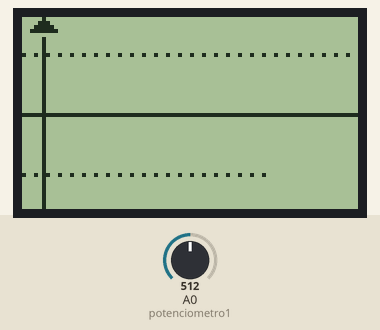
A sketch run on a simulated Arduino Uno, built with avr-gcc and run on an emulated ATmega328P. Parts: 84×48 one-colour display. The test bench sets the inputs (shaded band); at power-on: A0 (potenciometro1) = 512.

Above: at 7.2 s.
7.3 s: A0 (potenciometro1) set to 716
At 13.91 s:
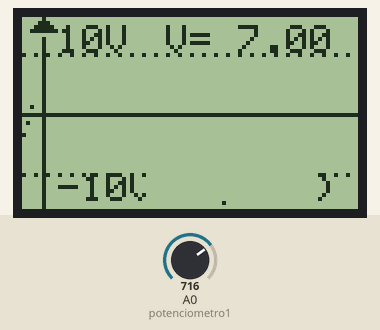
15.2 s: A0 (potenciometro1) set to 900
At 20.28 s:
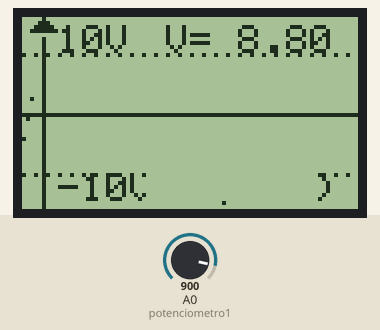
22.3 s: A0 (potenciometro1) set to 1023
At 26.65 s:
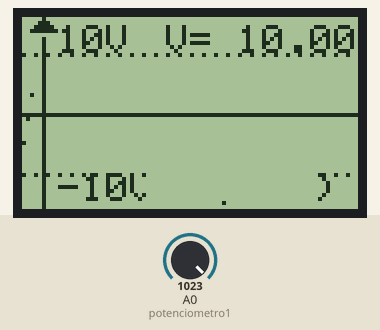

The sketch:

asignacion-1-2.ino
```cpp
#include<Adafruit_GFX.h>

#include <Adafruit_PCD8544.h>

#include <SPI.h>

#include<math.h>


const int potenciometro1 = A0;
const int potenciometro2 = A1;
float numero[] = {1,2,23,45,5,56,4,65};
float y;
float a;
float z;
int multi=1;
// pin 7 - Serial clock out (SCLK)
// pin 6 - Serial data out (DIN)
// pin 5 - Data/Command select (D/C)
// pin 4 - LCD chip select (CS)
// pin 3 - LCD reset (RST)
Adafruit_PCD8544 display = Adafruit_PCD8544(13, 12, 11, 10, 9); // LCD Declaration

 /*void drawDottedLine(){

          }
        }
*/


void setup()
 {
  Serial.begin(9600);
   display.begin();
   display.clearDisplay();
   display.display();
   display.setContrast(50);


 }

void loop()
 {
      int valor;
      float voltaje;

      valor = analogRead(potenciometro1);

      voltaje = valor/1023.0;

  //Dibuja la linea horizontal
  display.drawLine(0, 24, 84, 24, BLACK);
  display.display();
  //Dibuja la linea Vertical
  display.drawLine(5, 5, 5, 48, BLACK);
  display.display();
  //Dibuja la flecha al final
 display.fillTriangle(2,3,5,0,8,3,BLACK);
 display.display();
 //Se genera la linea punteada superior
     y = 9;

          for(int i=0; i<84; i+=3){
            display.drawPixel(i,y, BLACK);
            display.display();
          }

//Se genera la linea punteada inferior
     y = 39;

          for(int i=0; i<84; i+=3){
            display.drawPixel(i,y, BLACK);
            display.display();
          }

       //10V
display.setCursor(9,2);
display.setTextSize(1);
display.print("10V");
display.display();
//-10V
display.setCursor(9,39);
display.setTextSize(1);
display.print("-10V");
display.display();
//Voltaje actual
display.setCursor(36,2);
display.setTextSize(1);
String auxstring=(String)"V= "+10*voltaje;
display.print(auxstring);
display.display();


if(voltaje>0.25 && voltaje<0.5)
  multi=2;
else if(voltaje>0.5 && voltaje<0.75)
  multi=3;
else if(voltaje>0.75 && voltaje<1)
  multi=4;


 //Se genera la funcion seno se tiene que ajustar a los desplazamientos de los ejes
 for (int i=0; i<68; i++)

       {
          y=i*0.1;
          z = 15*voltaje*sin(multi*y-0.5-M_PI)+24;
          display.drawPixel(i, z, BLACK);
          display.display();

          //El codigo para borrar el numero
          display.fillRect(31,39,43,7,WHITE);
          display.display();


          //El codigo para mostrar el numero

          //Imprimir la (
          display.setCursor(31,39);
          display.print("(");
          display.display();
          int aux= i;
          //Imprimir numero eje x
          display.setCursor(37,39);
          display.println(aux);

          //Imprimir la ,
          display.setCursor(49,39);
          display.print(",");
          display.display();


          //Imprimir el mostrar numero eje vertical

          int ejey = round( (z-24)*0.66666667)*-voltaje;

          display.setCursor(55,39);
          display.println(ejey);
          display.display();

          //Imprimir )
          display.setCursor(73,39);
          display.print(")");
          display.display();


       }
       delay(250);
       display.clearDisplay();
}
```
